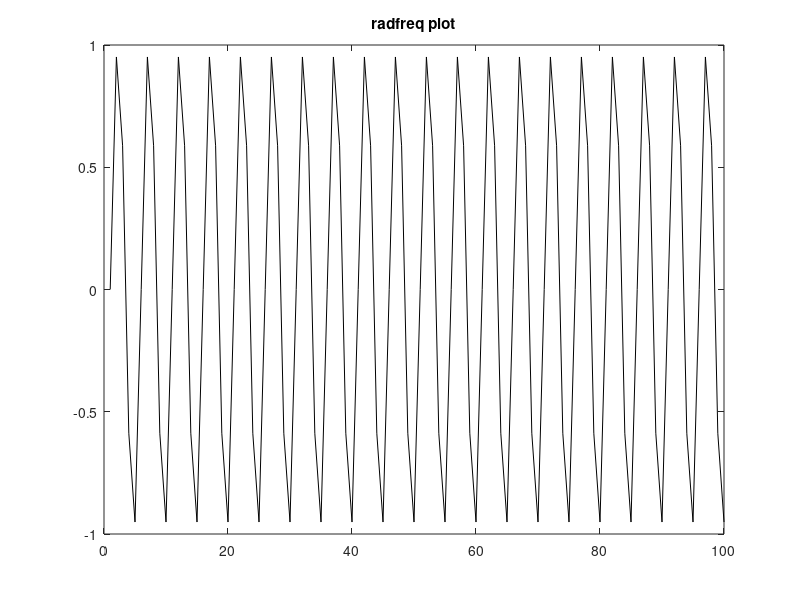

Reproduce this figure in MATLAB. (Note: this script raises an error after producing the figure.)
% demo of aliasing sampling at nyquist frquency

close all
clear tt_sf
samples = 22050;
samp_freq = 22050;
nyq = samp_freq/2
samp_time = samples/samp_freq;
freq = 12000 
t = [0:samples-1]; 
tt = t/10000; % each tic is 0.1 msec, therefore 1 sec shows on plot
size(tt);
sint = sin(tt);
radfreq = freq*(2*pi)/1; 
sint2 = sin(radfreq*tt);
% radial freq is radfreq, Hz is radfreq/(2*pi) 
plot(sint2(1:100), 'k')
title('radfreq plot')

%play sample sint2

p = audioplayer(sint2, samp_freq);
play(p, [1 samples]);
    

pause(1)
disp('Doing Sampling:');


if nyq - freq < 0 alias = nyq - abs(nyq-freq), end 
cnt = 1; 
for ii = 1:samp_time:samples
  tt_sf(cnt) = ii/samples;
  cnt=cnt+1; 
end
if ii < samples tt_sf(cnt) = 1; end
sint3 = sin(radfreq*tt_sf);
hold on
tt_sf_sze = size(tt_sf,2)

figure

plot(sint3(1:100), 'r')

p = audioplayer(sint3, nyq);
play(p, [1 tt_sf_sze]);

%figure, plot (sint3(1:100), 'r.'), hold on, plot(sint2(1:100), 'k')